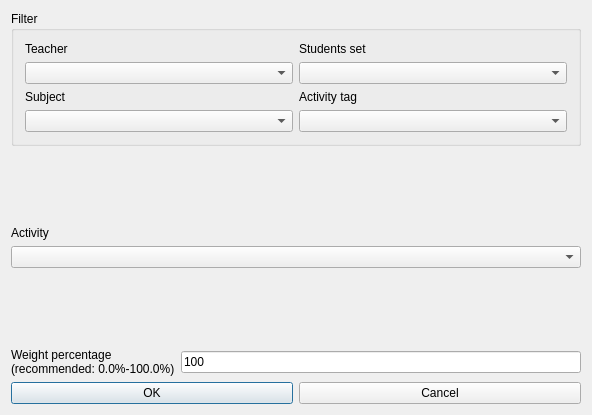
<?xml version="1.0" encoding="UTF-8"?>
<ui version="4.0">
 <class>ModifyConstraintActivityBeginsStudentsDayForm_template</class>
 <widget class="QDialog" name="ModifyConstraintActivityBeginsStudentsDayForm_template">
  <property name="geometry">
   <rect>
    <x>0</x>
    <y>0</y>
    <width>592</width>
    <height>415</height>
   </rect>
  </property>
  <property name="windowTitle">
   <string extracomment="This is the title of the dialog to modify a constraint of this type">Modify activity begins students day</string>
  </property>
  <layout class="QGridLayout" name="gridLayout_2">
   <item row="0" column="0">
    <widget class="QGroupBox" name="filterGroupBox">
     <property name="title">
      <string>Filter</string>
     </property>
     <layout class="QGridLayout" name="gridLayout">
      <item row="0" column="0">
       <widget class="QLabel" name="teachersTextLabel">
        <property name="text">
         <string>Teacher</string>
        </property>
        <property name="wordWrap">
         <bool>false</bool>
        </property>
       </widget>
      </item>
      <item row="0" column="1">
       <widget class="QLabel" name="studentsTextLabel">
        <property name="text">
         <string>Students set</string>
        </property>
        <property name="wordWrap">
         <bool>false</bool>
        </property>
       </widget>
      </item>
      <item row="1" column="0">
       <widget class="QComboBox" name="teachersComboBox"/>
      </item>
      <item row="1" column="1">
       <widget class="QComboBox" name="studentsComboBox"/>
      </item>
      <item row="2" column="0">
       <widget class="QLabel" name="subjectsTextLabel">
        <property name="text">
         <string>Subject</string>
        </property>
        <property name="wordWrap">
         <bool>false</bool>
        </property>
       </widget>
      </item>
      <item row="2" column="1">
       <widget class="QLabel" name="activityTagsTextLabel">
        <property name="text">
         <string>Activity tag</string>
        </property>
        <property name="wordWrap">
         <bool>false</bool>
        </property>
       </widget>
      </item>
      <item row="3" column="0">
       <widget class="QComboBox" name="subjectsComboBox"/>
      </item>
      <item row="3" column="1">
       <widget class="QComboBox" name="activityTagsComboBox"/>
      </item>
     </layout>
    </widget>
   </item>
   <item row="1" column="0">
    <spacer name="spacer3">
     <property name="orientation">
      <enum>Qt::Vertical</enum>
     </property>
     <property name="sizeType">
      <enum>QSizePolicy::Expanding</enum>
     </property>
     <property name="sizeHint" stdset="0">
      <size>
       <width>20</width>
       <height>40</height>
      </size>
     </property>
    </spacer>
   </item>
   <item row="2" column="0">
    <layout class="QVBoxLayout" name="verticalLayout">
     <item>
      <widget class="QLabel" name="activityTextLabel">
       <property name="frameShape">
        <enum>QFrame::NoFrame</enum>
       </property>
       <property name="frameShadow">
        <enum>QFrame::Plain</enum>
       </property>
       <property name="text">
        <string>Activity</string>
       </property>
       <property name="wordWrap">
        <bool>false</bool>
       </property>
      </widget>
     </item>
     <item>
      <widget class="QComboBox" name="activitiesComboBox">
       <property name="editable">
        <bool>false</bool>
       </property>
       <property name="insertPolicy">
        <enum>QComboBox::NoInsert</enum>
       </property>
       <property name="duplicatesEnabled">
        <bool>false</bool>
       </property>
      </widget>
     </item>
    </layout>
   </item>
   <item row="3" column="0">
    <spacer name="spacer2">
     <property name="orientation">
      <enum>Qt::Vertical</enum>
     </property>
     <property name="sizeType">
      <enum>QSizePolicy::Expanding</enum>
     </property>
     <property name="sizeHint" stdset="0">
      <size>
       <width>20</width>
       <height>47</height>
      </size>
     </property>
    </spacer>
   </item>
   <item row="4" column="0">
    <layout class="QHBoxLayout">
     <item>
      <widget class="QLabel" name="weightTextLabel">
       <property name="frameShape">
        <enum>QFrame::NoFrame</enum>
       </property>
       <property name="frameShadow">
        <enum>QFrame::Plain</enum>
       </property>
       <property name="text">
        <string>Weight percentage
(recommended: 0.0%-100.0%)</string>
       </property>
       <property name="wordWrap">
        <bool>false</bool>
       </property>
      </widget>
     </item>
     <item>
      <widget class="QLineEdit" name="weightLineEdit">
       <property name="text">
        <string notr="true">100</string>
       </property>
      </widget>
     </item>
    </layout>
   </item>
   <item row="5" column="0">
    <layout class="QHBoxLayout">
     <item>
      <widget class="QPushButton" name="okPushButton">
       <property name="text">
        <string>OK</string>
       </property>
      </widget>
     </item>
     <item>
      <widget class="QPushButton" name="cancelPushButton">
       <property name="text">
        <string>Cancel</string>
       </property>
      </widget>
     </item>
    </layout>
   </item>
  </layout>
 </widget>
 <layoutdefault spacing="6" margin="11"/>
 <resources/>
 <connections/>
</ui>
